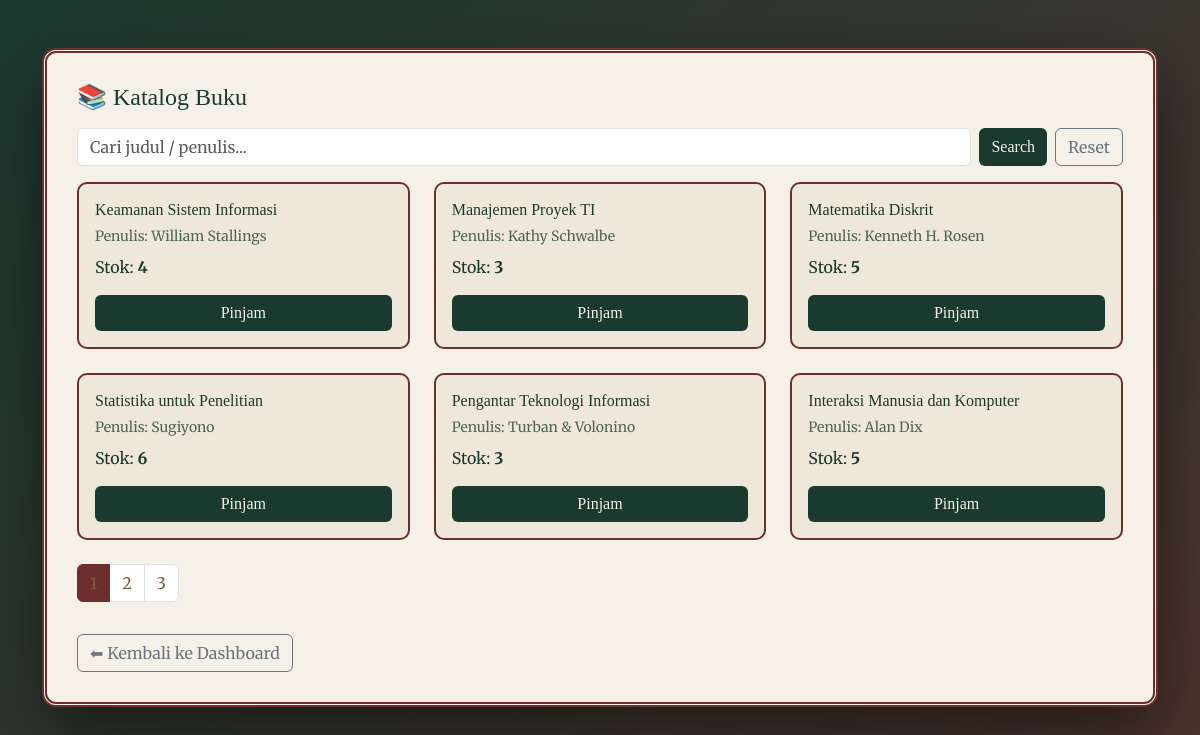
The page /Perpusimbad/user/buku.php (signed in) on the database its author committed.
### tables this page shows
CREATE TABLE `buku` (
  `id_buku` int(11) NOT NULL,
  `judul` varchar(200) NOT NULL,
  `penulis` varchar(100) DEFAULT NULL,
  `penerbit` varchar(100) DEFAULT NULL,
  `tahun` int(11) DEFAULT NULL,
  `stok` int(11) DEFAULT 0
);

### Perpusimbad/user/buku.php (the view, shortened to what this page needs)
<?php
include "../koneksi.php";
$id_user = $_SESSION['id_user'];
$q_denda = mysqli_query($koneksi,"
    SELECT SUM(denda) AS total_denda
    FROM peminjaman
    WHERE id_user='$id_user'
");
$row_denda = mysqli_fetch_assoc($q_denda);
$total_denda = $row_denda['total_denda'] ?? 0;
$limit = 6;
$page  = isset($_GET['page']) ? (int)$_GET['page'] : 1;
$page  = ($page < 1) ? 1 : $page;
$offset = ($page - 1) * $limit;
$search = isset($_GET['search']) ? trim($_GET['search']) : "";
$where = "WHERE stok >= 0";
$q_total = mysqli_query($koneksi,"
    SELECT COUNT(*) AS total FROM buku $where
");
$total_data = mysqli_fetch_assoc($q_total)['total'];
$total_page = ceil($total_data / $limit);
$buku = mysqli_query($koneksi,"
    SELECT * FROM buku
    $where
    ORDER BY id_buku DESC
    LIMIT $limit OFFSET $offset
");
?>
<!DOCTYPE html>
<html lang="id">
<head>
<link href="https://cdn.jsdelivr.net/npm/bootstrap@5.3.2/dist/css/bootstrap.min.css" rel="stylesheet">
</head>
<body>
<div class="container py-5">
<div class="page-box">
    <h4 class="mb-3" style="font-family:'Playfair Display',serif;">
        📚 Katalog Buku
    </h4>
    <form class="d-flex gap-2 my-3" method="GET">
        <input type="text" name="search" class="form-control"
               placeholder="Cari judul / penulis..."
               value="<?= htmlspecialchars($search) ?>">
        <button class="btn btn-classic">Search</button>
        <a href="buku.php" class="btn btn-outline-secondary">Reset</a>
    </form>
    <div class="row g-4">
        <?php while($b = mysqli_fetch_assoc($buku)): ?>
        <div class="col-md-4">
            <div class="card-buku p-3">
                <h6 class="mb-1"><?= htmlspecialchars($b['judul']) ?></h6>
                <small class="opacity-75">
                    Penulis: <?= htmlspecialchars($b['penulis']) ?>
                </small>
                <p class="mt-2 mb-3">
                    Stok: <b><?= $b['stok'] ?></b>
                </p>
                <?php if($total_denda > 0): ?>
                    <button class="btn btn-disabled w-100" disabled>
                        Lunasi Denda
                    </button>
                <?php elseif($b['stok'] > 0): ?>
                  <a href="pinjam.php?id=<?= $b['id_buku'] ?>"
   class="btn btn-classic w-100"
   onclick="return confirmPinjam();">
   Pinjam
</a>
                <?php else: ?>
                    <button class="btn btn-danger w-100" disabled>
                        Stok Habis
                    </button>
                <?php endif; ?>
            </div>
        </div>
        <?php endwhile; ?>
    </div>
    <?php if($total_page > 1): ?>
    <nav class="mt-4">
        <ul class="pagination">
            <?php for($i=1; $i<=$total_page; $i++): ?>
                <li class="page-item <?= ($i==$page) ? 'active' : '' ?>">
                    <a class="page-link"
                       href="?page=<?= $i ?>&search=<?= urlencode($search) ?>">
                        <?= $i ?>
                    </a>
                </li>
            <?php endfor; ?>
        </ul>
    </nav>
    <?php endif; ?>
    <a href="dashboard_user.php" class="btn btn-outline-secondary mt-3">
        ⬅ Kembali ke Dashboard
    </a>
</div>
</div>
</body>
</html>

### Perpusimbad/user/buku.php (style rules this page uses)
body { font-family:'Merriweather',serif; background:linear-gradient(135deg,#1B3A2F,#4E342E); min-height:100vh; color:#1B3A2F; }
.page-box { background:#F5F1E8; border:5px double #6D2E2E; border-radius:14px; padding:30px; box-shadow:0 30px 70px rgba(0,0,0,.5); }
.card-buku { background:#EFE7DA; border:2px solid #6D2E2E; border-radius:10px; height:100%; }
.card-buku h6 { font-family:'Playfair Display',serif; }
.btn-classic { background:#1B3A2F; color:#F5F1E8; border:none; border-radius:6px; font-family:'Playfair Display',serif; }
.pagination .page-link { color:#805A46; }
.pagination .active .page-link { background:#6D2E2E; border-color:#6D2E2E; }

### rows shown on the page
buku: judul "Keamanan Sistem Informasi", penulis "William Stallings", stok "4"
buku: judul "Manajemen Proyek TI", penulis "Kathy Schwalbe", stok "3"
buku: judul "Matematika Diskrit", penulis "Kenneth H. Rosen", stok "5"
buku: judul "Statistika untuk Penelitian", penulis "Sugiyono", stok "6"
buku: judul "Pengantar Teknologi Informasi", penulis "Turban & Volonino", stok "3"
buku: judul "Interaksi Manusia dan Komputer", penulis "Alan Dix", stok "5"
